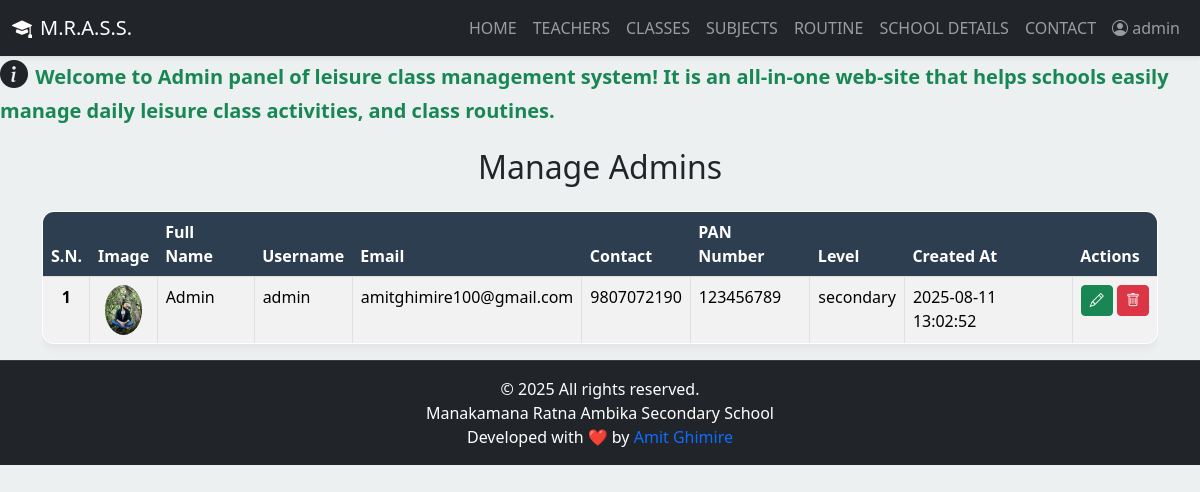
Screenshot of /admin/admin.php (signed in) with the database file from the repository.
### tables this page shows
CREATE TABLE `teachers` (
  `teach_id` int(11) NOT NULL,
  `username` varchar(50) NOT NULL,
  `full_name` varchar(100) NOT NULL,
  `contact` varchar(20) DEFAULT NULL,
  `email` varchar(100) DEFAULT NULL,
  `pan` varchar(20) DEFAULT NULL,
  `photo` varchar(255) DEFAULT NULL,
  `password` varchar(255) NOT NULL,
  `otp` varchar(10) DEFAULT NULL,
  `verified` tinyint(1) DEFAULT 0,
  `level` enum('basic','secondary') DEFAULT NULL,
  `role` varchar(50) NOT NULL DEFAULT 'teacher',
  `created_at` timestamp NOT NULL DEFAULT current_timestamp()
);

### admin/admin.php (the view, shortened to what this page needs)
<?php
include('partial-admin/navbar.php');
$page_title = "Manage Admins";
?>
<!DOCTYPE html>
<html lang="en">
<head>
    <link href="https://cdn.jsdelivr.net/npm/bootstrap@5.3.3/dist/css/bootstrap.min.css" rel="stylesheet">
    <link rel="stylesheet" href="https://cdn.jsdelivr.net/npm/bootstrap-icons@1.11.3/font/bootstrap-icons.min.css">
    <link rel="stylesheet" href="../css/admin_style.css">
</head>
<body>
    <div class="main-content">
        <div class="container mt-4">
            <h2 class="text-center mb-4"><?php echo $page_title; ?></h2>
            <?php
            $sql = "SELECT `teach_id`, `username`, `full_name`, `contact`, `email`, `pan`, `photo`, `level`, `role`, `created_at` FROM `teachers` WHERE `role` = 'admin'";
            $res = mysqli_query($conn, $sql);
            if ($res == true) {
                $count = mysqli_num_rows($res);
                if ($count > 0) {
                    ?>
                    <div class="table-responsive">
                        <table class="table table-striped table-bordered">
                            <thead>
                                <tr>
                                    <th scope="col" class="text-center">S.N.</th>
                                    <th scope="col" class="text-center">Image</th>
                                    <th scope="col">Full Name</th>
                                    <th scope="col">Username</th>
                                    <th scope="col">Email</th>
                                    <th scope="col">Contact</th>
                                    <th scope="col">PAN Number</th>
                                    <th scope="col">Level</th>
                                    <th scope="col">Created At</th>
                                    <th scope="col">Actions</th>
                                </tr>
                            </thead>
                            <tbody>
                                <?php
                                $sn = 1;
                                while ($rows = mysqli_fetch_assoc($res)) {
                                    $teach_id = $rows['teach_id'];
                                    $full_name = $rows['full_name'];
                                    $username = $rows['username'];
                                    $email = $rows['email'];
                                    $contact = $rows['contact'];
                                    $pan = $rows['pan'];
                                    $photo = $rows['photo'];
                                    $level = $rows['level'];
                                    $created_at = $rows['created_at'];
                                    ?>
                                    <tr>
                                        <th scope="row" class="text-center"><?php echo $sn++; ?></th>
                                        <td class="text-center">
                                            <?php
                                            if (!empty($photo) && file_exists("../images/teachers/" . $photo)) {
                                            ?>
                                                <img src="<?php echo SITEURL; ?>images/teachers/<?php echo htmlspecialchars($photo); ?>" alt="<?php echo htmlspecialchars($full_name); ?>">
                                            <?php
                                            } else {
                                            ?>
                                                <img src="https://via.placeholder.com/50" alt="No Image">
                                            <?php
                                            }
                                            ?>
                                        </td>
                                        <td><?php echo htmlspecialchars($full_name); ?></td>
                                        <td><?php echo htmlspecialchars($username); ?></td>
                                        <td><?php echo htmlspecialchars($email); ?></td>
                                        <td><?php echo htmlspecialchars($contact); ?></td>
                                        <td><?php echo htmlspecialchars($pan); ?></td>
                                        <td><?php echo htmlspecialchars($level); ?></td>
                                        <td><?php echo htmlspecialchars($created_at); ?></td>
                                        <td>
                                            <a href="<?php echo SITEURL; ?>admin/update-profile.php?id=<?php echo $teach_id; ?>" class="btn btn-sm btn-success">
                                                <i class="bi bi-pencil"></i>
                                            </a>
                                            <a href="<?php echo SITEURL; ?>admin/delete-profile.php?id=<?php echo $teach_id; ?>" class="btn btn-sm btn-danger" onclick="return confirm('Are you sure you want to delete this admin account?');">
                                                <i class="bi bi-trash"></i>
                                            </a>
                                        </td>
                                    </tr>
                                    <?php
                                }
                                ?>
                            </tbody>
                        </table>
                    </div>
                    <?php
                } else {
                    echo "<div class='alert alert-info text-center'>No Admin Teachers Found.</div>";
                }
            } else {
                echo "<div class='alert alert-danger text-center'>Failed to retrieve data.</div>";
            }
            ?>
        </div>
    </div>
</body>
</html>
<?php include('partial-admin/footer.php'); ?>

### css/admin_style.css (style rules this page uses)
:root { --primary-color: #2c3e50; --secondary-color: #34495e; --background-color: #ecf0f1; --card-bg-color: #ffffff; --text-color: #34495e; --sidebar-bg-color: #2c3e50; --sidebar-hover-color: #34495e; --sidebar-active-color: #3c526a; --success-color: #27ae60; --danger-color: #e74c3c; --warning-color: #f39c12; --info-color: #3498db; --border-color: #e0e0e0; }
body { overflow-x: hidden; font-family: 'Segoe UI', Roboto, 'Helvetica Neue', Arial, sans-serif; background-color: var(--background-color); }
.table { border-radius: 0.75rem; overflow: hidden; box-shadow: 0 4px 10px rgba(0, 0, 0, 0.05); background-color: var(--card-bg-color); border: 1px solid var(--border-color); }
.table thead th { background-color: var(--primary-color); color: #fff; border: none; font-weight: 600; }

### admin/admin.php (style rules this page uses)
.table-responsive { overflow-x: auto; }
.table img { max-width: 50px; max-height: 50px; border-radius: 50%; object-fit: cover; }

### rows the page displays
teachers: photo (picture), full_name "Admin", username "admin", email "amitghimire100@gmail.com", contact "9807072190", pan "123456789", level "secondary", created_at "2025-08-11 13:02:52"

### other values shown
$_SESSION['username'] "admin"
$page_title "Manage Admins"
